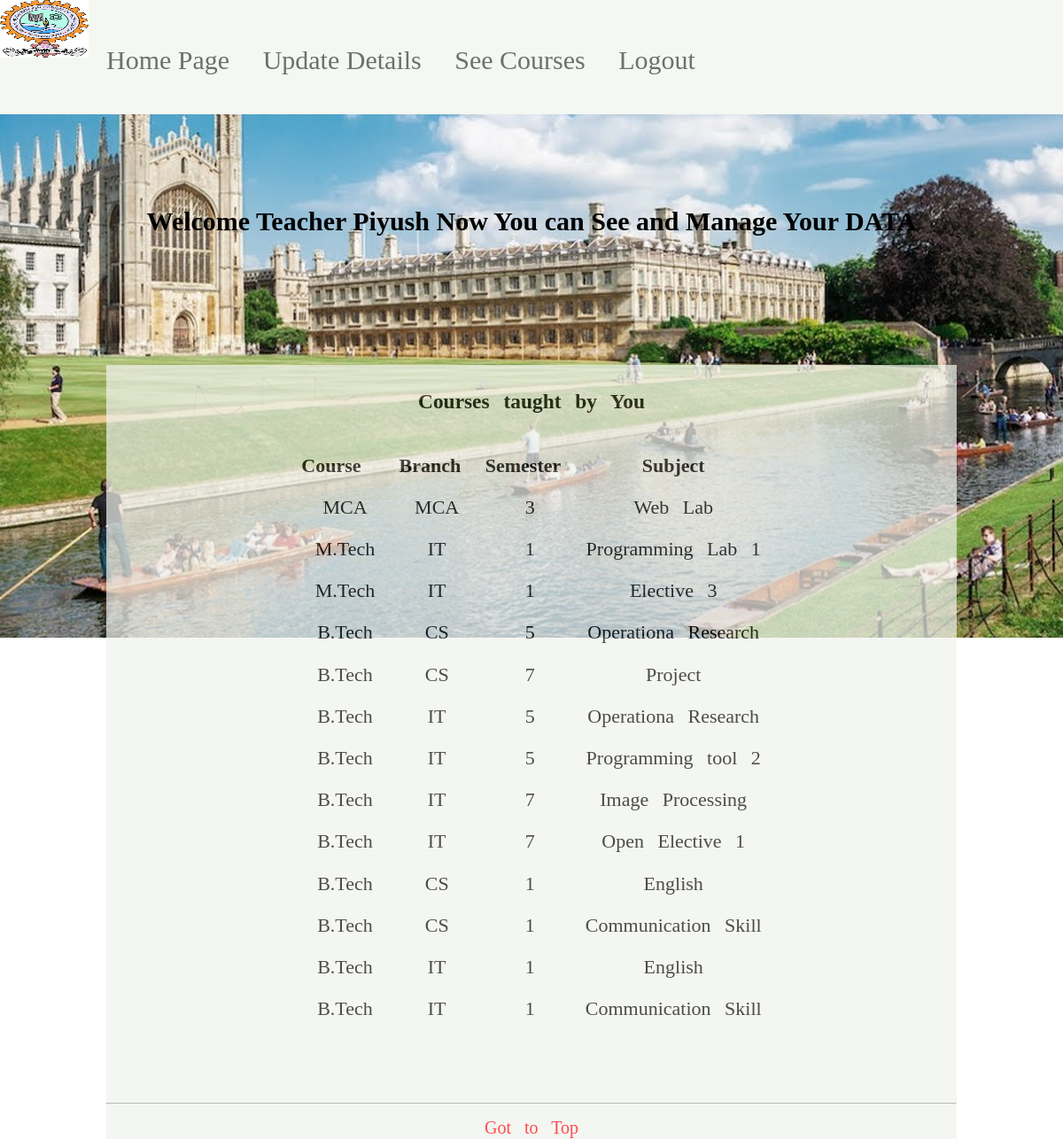
/see_details.php (signed in), run on the app's committed database.
### tables this page shows
CREATE TABLE `Courses` (
  `course` varchar(20) DEFAULT NULL,
  `branch` varchar(20) DEFAULT NULL,
  `semester` int(11) DEFAULT NULL,
  `subject` varchar(20) DEFAULT NULL,
  `teacher` varchar(20) DEFAULT NULL
);

### see_details.php (the view, shortened to what this page needs)
<?php
  $con=con();
    $userid = $_SESSION['user_id'];
    $qu="select * from Courses where teacher='$userid' ";
    $result=$con->query($qu);
?>
<!DOCTYPE html>
 <html>
  <head>
   <link  href="css/teacher_home.css" rel="stylesheet"/>
  </head>
  <body>
    <div id="full">
      <div id="header">
        <div id="lg"> <img src="img/03.jpeg" alt="Image" height="65" width="100"/></div>
        <div id="li">
          <a href="teacher_home.php" class="link"> Home Page &nbsp; &nbsp;</a>
          <a href="update_teacher.php" class="link" > Update Details  &nbsp;  &nbsp;</a>
           <a href="see_details.php" class="link" > See Courses  &nbsp;  &nbsp;</a>
          <a href="logout.php" class="link"> Logout  &nbsp;  &nbsp;</a>
        </div>
      </div>
     <div id="about"> <marquee><h4> Welcome Teacher <?php echo "$userid";?> Now You can See and Manage Your DATA </h4></marquee></div>
      <div id="te"> <center><h3> Courses taught by You </h3>
      <?php
           echo "<center><table>";
           echo "<tr><th> Course &nbsp;</th><th>Branch&nbsp;</th><th>Semester&nbsp;</th><th>Subject</th></tr>";
           while($row1=$result->fetch_array())
            {
              echo "<tr><td>$row1[0]</td><td> $row1[1]</td><td> $row1[2]</td><td>$row1[3]</td></tr>";
            }
            echo "</table></center>";
          ?>
         <br/>
         <br/>
         <hr/>
        <a href="#top" style="color:red"> Got to Top </a>
     </center>
     </div>
   </div>
  </body>
 </html>

### css/teacher_home.css (style rules this page uses)
body { background-image: url("../img/02.jpeg"); background-repeat:no-repeat; background-attachment: fixed; z-index:-1; }
#full { height:auto; width:100%; z-index:1; }
#header { background-color:#F4F7F2; position:fixed; top:0; left:0; height:10%; width:100%; z-index:1999; }
#lg { position:absolute; height:50%; width:30%; }
#li { position:absolute; left:10%; width:100%; height:50%; top:40%; font-size:30px; color:black; }
.link { color:#6D706C; }
a { color:white; text-decoration:none; }
#about { position:absolute; top:15%; height:auto; font-size:30px; text-align:center; left:10%; right:10%; }
#te { background-color:#EFF2ED; position:absolute; top:32%; font-size:20px; text-align:justify; height:auto; left:10%; opacity:0.7; word-spacing:10px; right:10%; line-height: 1.6; }
table, th, td { margin:2px; text-align: center; padding:5px; cellpadding:15px; margin:3px; font-size:22px; }

### data on the page
courses: course "MCA", branch "MCA", semester "3", subject "Web Lab"
courses: course "M.Tech", branch "IT", semester "1", subject "Programming Lab 1"
courses: course "M.Tech", branch "IT", semester "1", subject "Elective 3"
courses: course "B.Tech", branch "CS", semester "5", subject "Operationa Research"
courses: course "B.Tech", branch "CS", semester "7", subject "Project"
courses: course "B.Tech", branch "IT", semester "5", subject "Operationa Research"
courses: course "B.Tech", branch "IT", semester "5", subject "Programming tool 2"
courses: course "B.Tech", branch "IT", semester "7", subject "Image Processing"
courses: course "B.Tech", branch "IT", semester "7", subject "Open Elective 1"
courses: course "B.Tech", branch "CS", semester "1", subject "English"
courses: course "B.Tech", branch "CS", semester "1", subject "Communication Skill"
courses: course "B.Tech", branch "IT", semester "1", subject "English"
courses: course "B.Tech", branch "IT", semester "1", subject "Communication Skill"

### other printed values
$userid "Piyush"
